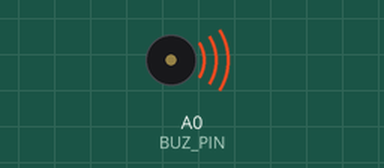
A sketch run on a simulated Arduino Uno, built with avr-gcc and run on an emulated ATmega328P. On the bench: buzzer (waves = sounding). Random numbers use the default seed unless the sketch sets one.

Above: at 0.1 s.
At 84.8 s:
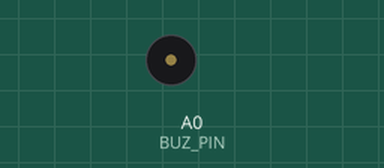
Timing chart, 0 to 86.3 s (numbered marks = the images above):
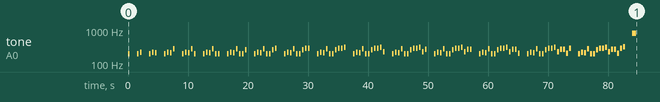

The sketch:

buzzer.ino
```cpp
#define BUZ_PIN 14 // D5

uint8_t level[16];

void setup() {
  pinMode(BUZ_PIN, OUTPUT);
  randomSeed(analogRead(A0));
  for (uint8_t i = 0; i < 16; i++) {
    level[i] = random(0, 16);
  }

  for (uint8_t i = 1; i <= 16; i++) {
    for (uint8_t j = 0; j < i; j++) {
      tone(BUZ_PIN, 200 + level[j] * 8);
      delay(300);
      noTone(BUZ_PIN);
      delay(200);
    }
    delay(1000);
  }
  tone(BUZ_PIN, 800);
  delay(700);
  noTone(BUZ_PIN);
}

void loop() {}
```
